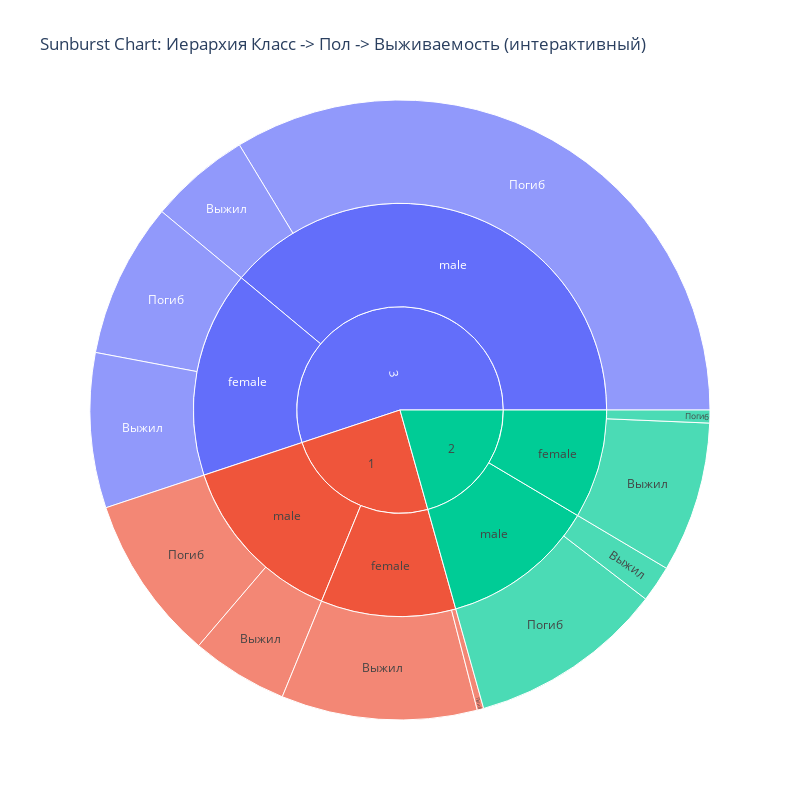

Notebook source saved alongside this figure:
### Code cell
df_sun = df_combined.dropna(subset=[class_col_use, sex_col_use, survived_col_viz]).copy()
sunburst_data = df_sun.groupby([class_col_use, sex_col_use, survived_col_viz]).size().reset_index(name='count')
sunburst_data['survived_label'] = sunburst_data[survived_col_viz].map({0: 'Погиб', 1: 'Выжил'})

fig = px.sunburst(
    sunburst_data,
    path=[class_col_use, sex_col_use, 'survived_label'],
    values='count',
    title='Sunburst Chart: Иерархия Класс -> Пол -> Выживаемость (интерактивный)'
)
fig.update_layout(width=800, height=800)
fig.show()

### Figure 1 — Plotly figure (JSON) as saved in the notebook; plotly's stock layout.template omitted (floating-point values rounded to 4 significant figures)
{"data": [{"branchvalues": "total", "domain": {"x": [0, 1], "y": [0, 1]}, "hovertemplate": "labels=%{label}<br>count=%{value}<br>parent=%{parent}<br>id=%{id}<extra></extra>", "ids": ["1/female/Погиб", "1/female/Выжил", "1/male/Погиб", "1/male/Выжил", "2/female/Погиб", "2/female/Выжил", "2/male/Погиб", "2/male/Выжил", "3/female/Погиб", "3/female/Выжил", "3/male/Погиб", "3/male/Выжил", "1/female", "1/male", "2/female", "2/male", "3/female", "3/male", "1", "2", "3"], "labels": ["Погиб", "Выжил", "Погиб", "Выжил", "Погиб", "Выжил", "Погиб", "Выжил", "Погиб", "Выжил", "Погиб", "Выжил", "female", "male", "female", "male", "female", "male", "1", "2", "3"], "name": "", "parents": ["1/female", "1/female", "1/male", "1/male", "2/female", "2/female", "2/male", "2/male", "3/female", "3/female", "3/male", "3/male", "1", "1", "2", "2", "3", "3", "", "", ""], "type": "sunburst", "values": [3.0, 91.0, 77.0, 45.0, 6.0, 70.0, 91.0, 17.0, 72.0, 72.0, 300.0, 47.0, 94.0, 122.0, 76.0, 108.0, 144.0, 347.0, 216.0, 184.0, 491.0]}], "layout": {"height": 800, "legend": {"tracegroupgap": 0}, "title": {"text": "Sunburst Chart: Иерархия Класс -> Пол -> Выживаемость (интерактивный)"}, "width": 800}}
